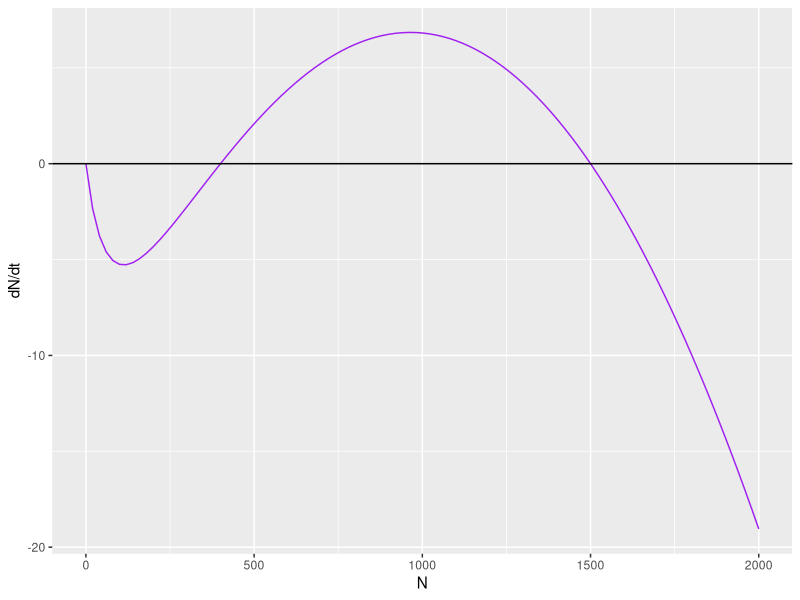
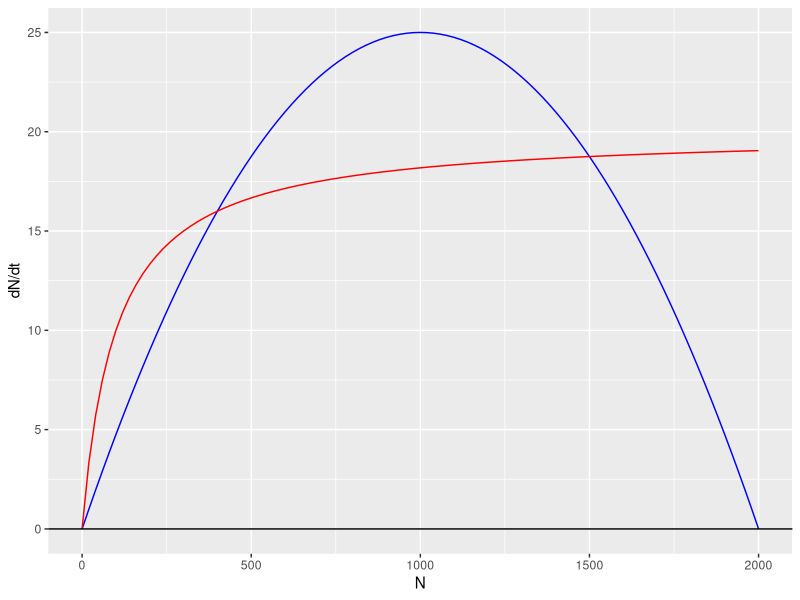
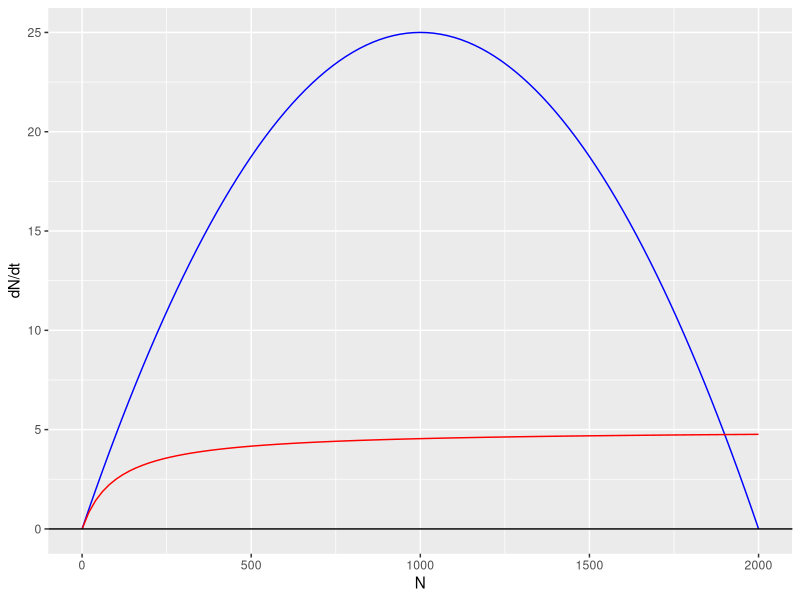
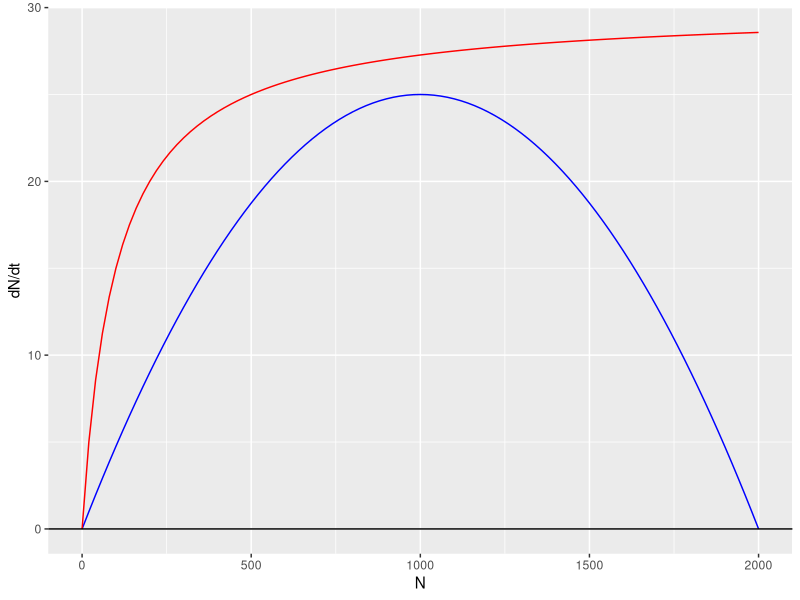
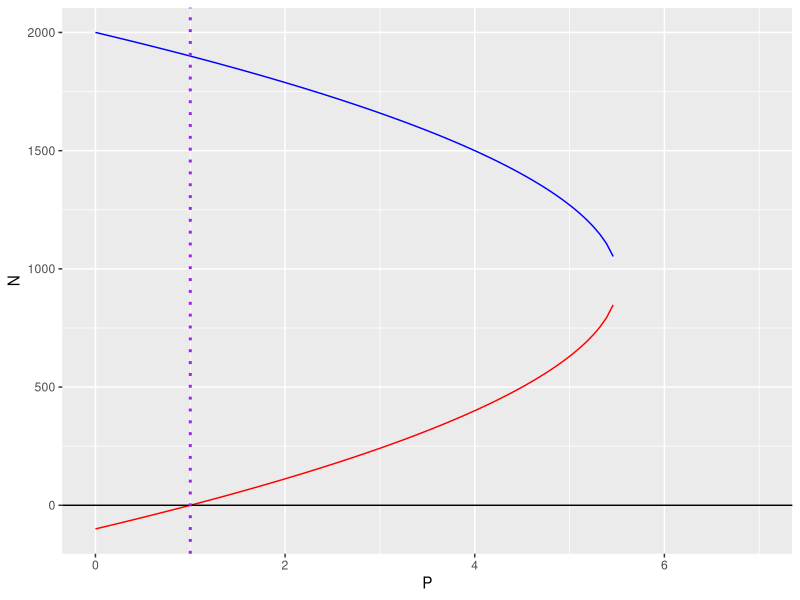

Source code (R) for these figures, in order:
## ---- chunk 1
knitr::opts_chunk$set(echo = TRUE)
## ---- chunk 2

library(tidyverse)

## ---- chunk 3

r <- 0.05
K <- 2000
P <- 4
a <- 0.05
h <- 0.2

f <- function(N) (r * N) * (1 - N/K) - ((P * a * N)/(1 + (a * h * N))) 

f_plot <- ggplot(data.frame(N = 0:2000), aes(x = N)) +
  stat_function(fun = f, color = "purple") +
  geom_hline(yintercept = 0) +
  ylab("dN/dt")

f_plot

## ---- chunk 4

r <- 0.05
K <- 2000
P <- 4
a <- 0.05
h <- 0.2

f2 <- function(N) (r * N) * (1 - N/K) 

f3 <- function(N) ((P * a * N)/(1 + (a * h * N))) 

f2f3_plot <- ggplot(data.frame(N = 0:2000), aes(x = N)) +
  stat_function(fun = f2, color = "blue") +
  stat_function(fun = f3, color = "red") +  
  geom_hline(yintercept = 0) +
  ylab("dN/dt")

f2f3_plot

## ---- chunk 5

r <- 0.05
K <- 2000
P <- 1
a <- 0.05
h <- 0.2

f4 <- function(N) (r * N) * (1 - N/K) 

f5 <- function(N) ((P * a * N)/(1 + (a * h * N))) 

f4f5_plot <- ggplot(data.frame(N = 0:2000), aes(x = N)) +
  stat_function(fun = f4, color = "blue") +
  stat_function(fun = f5, color = "red") +  
  geom_hline(yintercept = 0) +
  ylab("dN/dt")

f4f5_plot

## ---- chunk 6

r <- 0.05
K <- 2000
P <- 6
a <- 0.05
h <- 0.2

f6 <- function(N) (r * N) * (1 - N/K) 

f7 <- function(N) ((P * a * N)/(1 + (a * h * N))) 

f6f7_plot <- ggplot(data.frame(N = 0:2000), aes(x = N)) +
  stat_function(fun = f6, color = "blue") +
  stat_function(fun = f7, color = "red") +  
  geom_hline(yintercept = 0) +
  ylab("dN/dt")

f6f7_plot

## ---- chunk 7

r <- 0.05
K <- 2000
a <- 0.05
h <- 0.2
d <- 1/(a*h)

f8 <- function(P) (1/2) * ((K - d) - sqrt((K-d)^2 + ((4*K*d)/(r)) * (r - a * P)))

f9 <- function(P) (1/2) * ((K - d) + sqrt((K-d)^2 + ((4*K*d)/(r)) * (r - a * P)))


f8f9_plot <-ggplot(data.frame(P = 0:7) , aes(x = P)) +
stat_function(fun = f8, color = "red") + stat_function(fun = f9, color = "blue") +
  geom_hline(yintercept = 0) +
  geom_vline(xintercept = 1, linetype = "dotted", color = "purple", size = 1) +
  ylab("N")

f8f9_plot

